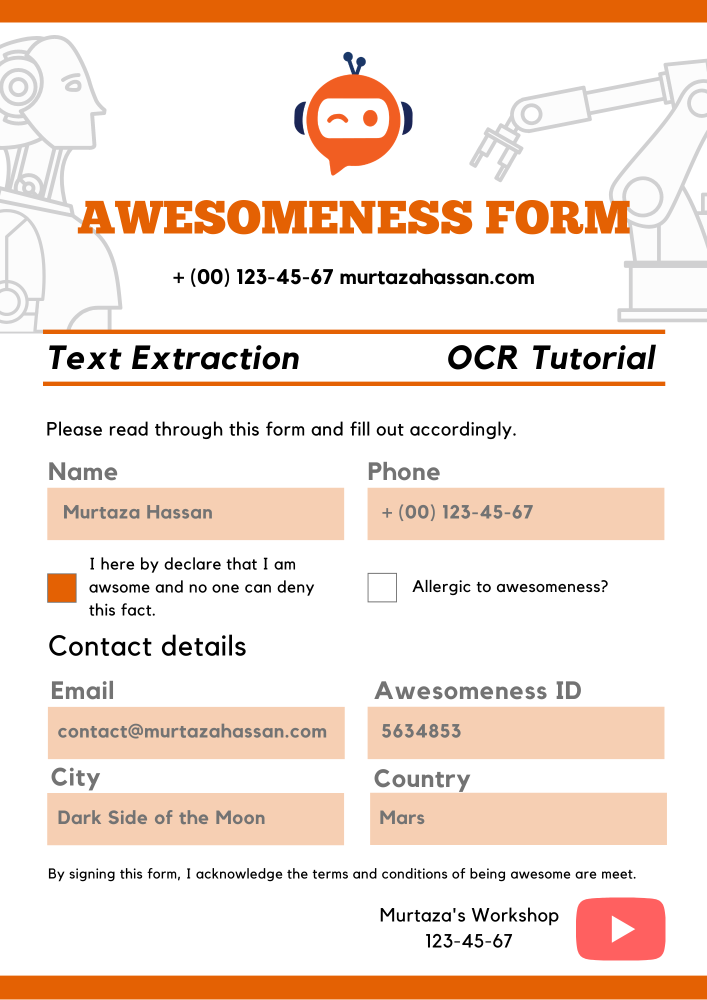
#> input picture OCR_final/images/form (10th copy).png, 1414 x 2000 px (shown at 1/2 size); its folder holds only this picture in this run; the run also reads 1 picture not shown here
$ python folder_looper.py
#> lines starting #> are read from the running program, lines starting #| are printed output that depends on the picture
### OCR_final/OCR_MAIN.py
from urllib.robotparser import RobotFileParser
import cv2
import pytesseract
from form_classifier import  mse
import numpy as np
from resizer import resizer
import pandas as pd
class ocr:

    def __init__(self,img_path):
        self.img_path = img_path


    #reading the image and resizeing it
    def img(self):
        global img_raw
        global img_raw2
        img_raw = cv2.imread(self.img_path, cv2.IMREAD_UNCHANGED)
#> img_raw is the input picture: shape (2000, 1414, 3); mean B, G, R 216.5, 227.2, 243.6
        img_raw2 = cv2.imread(self.img_path)

        width = 1414
        height = 2000
        dim = (width, height)
        img_raw = cv2.resize(img_raw, dim, interpolation = cv2.INTER_AREA)
        img_raw2 = cv2.resize(img_raw2, (0,0), None,0.5,0.5)
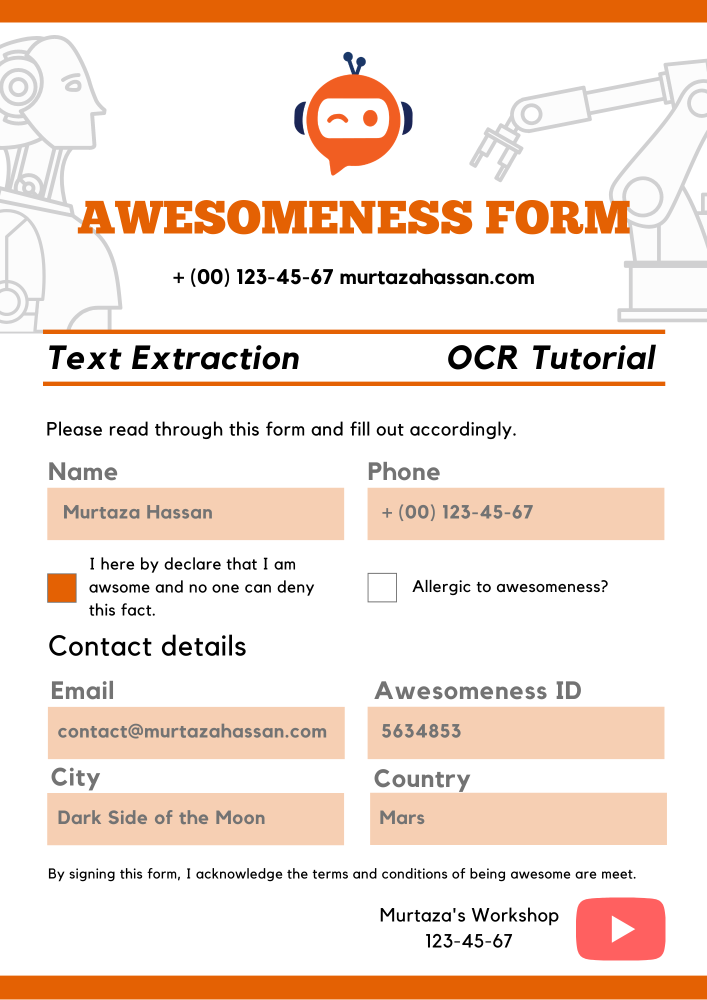
#> img_raw2: shape (1000, 707, 3); mean B, G, R 216.6, 227.2, 243.6
        return img_raw, img_raw2


    def FormClassifire(self):
        original = cv2.imread("comppppp.png") # the indicator don't change it!!!
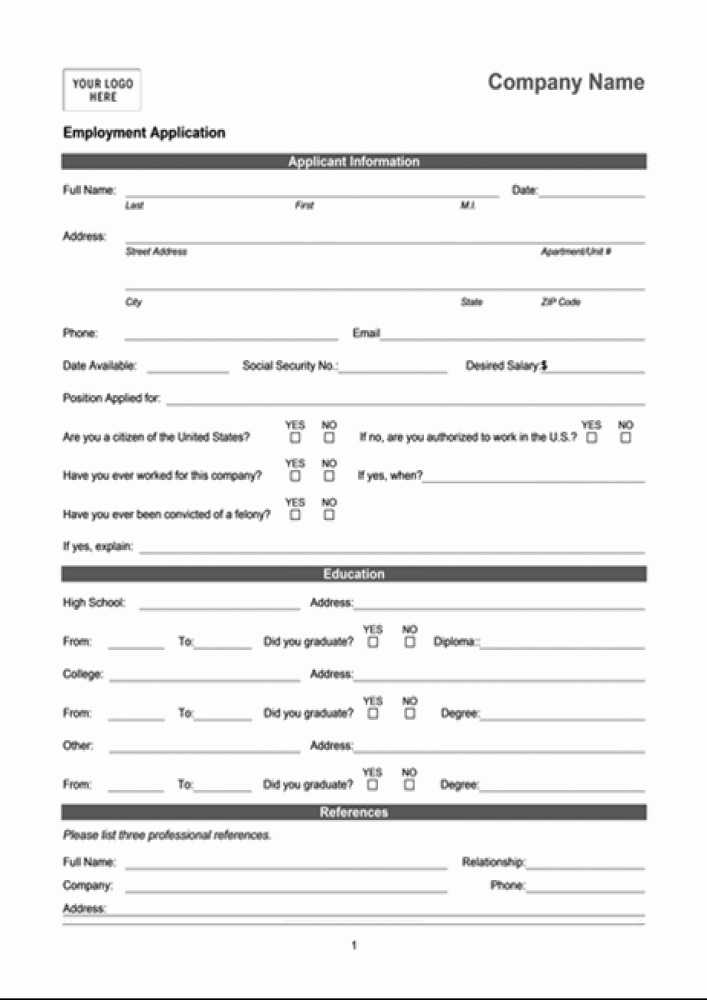
#> input picture OCR_final/comppppp.png, 1414 x 2000 px (shown at 1/2 size)
#> original is the input picture: shape (2000, 1414, 3); mean B, G, R 239.6, 239.6, 239.6
        global diff
        global form_res
        diff = round(mse(original,img_raw))
#> in mse, `err = np.sum((imageA.astype("float") - imageB.astype("float")) ** 2)`: err = 4.48e+10
#> in mse, `err /= float(imageA.shape[0] * imageA.shape[1])`: err = 15852.1
#> diff = 15852
        # global img_form
        if diff in np.arange(15850,15900):
            print('form 1 is detected')
            # img_form = resizer('form.png')
        elif diff in np.arange(14900,14950):
            print('form 2 is detected')
            # img_form = resizer('form2.png')
        print(f'MSE: {diff}')
#| MSE: 15852
        form_res =  resizer('form.png') if diff in np.arange(15850,15900) else resizer('form2.png')
        return  diff ,form_res


    def roi_bbox(self):
        global name1
        global name2
        global phone1
        global phone2
        if diff in np.arange(15850,15900):
            x_name1,y_name1,w_name1,h_name1 = [47, 487, 297, 52]
            x_phone1,y_phone1,w_phone1,h_phone1 = [369, 486 ,297, 55]
            name1 = form_res[y_name1:y_name1+h_name1, x_name1:x_name1+w_name1]
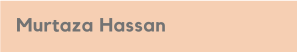
#> name1: shape (52, 297, 3); mean B, G, R 176.8, 203, 239.3
            phone1 = form_res[y_phone1:y_phone1+h_phone1, x_phone1:x_phone1+w_phone1]
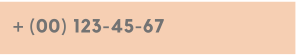
#> phone1: shape (55, 297, 3); mean B, G, R 180.1, 205.4, 240.6
        elif diff in np.arange(14900,14950):
            x_name2,y_name2,w_name2,h_name2 = [47, 487, 297, 52]
            x_phone2,y_phone2,w_phone2,h_phone2 = [369, 486 ,297, 55]
            name2 = form_res[y_name2:y_name2+h_name2, x_name2:x_name2+w_name2]
            phone2 = form_res[y_phone2:y_phone2+h_phone2, x_phone2:x_phone2+w_phone2]
            return name2,phone2
        return phone1,name1


    def itt(self):
        global O_name1
        global O_phone1
        global O_name2
        global O_phone2

        if diff in np.arange(15850,15900):
            O_name1 = pytesseract.image_to_string(name1)
            #remove the last char from the string

            O_phone1 = pytesseract.image_to_string(phone1)
            print(O_name1)
            print(O_phone1)
        elif diff in np.arange(14900,14950):
            O_name2 = pytesseract.image_to_string(name2)
            O_phone2 = pytesseract.image_to_string(phone2)
            print(O_name2)
            print(O_phone2)
            return O_name2,O_phone2
        return O_name1,O_phone1

    def df(self):
        df = pd.DataFrame(columns=['Name','Phone'])
        if diff in np.arange(15850,15900):
            df.loc[0] = [O_name1[:-2],O_phone1[:-2]]
        elif diff in np.arange(14900,14950):
            df.loc[1] = [O_name2[:-2],O_phone2[:-2]]
        with open('output.csv', 'a') as f:
            df.to_csv(f, index=False)
        return df

# [8 lines that do not run on import are left out]

### OCR_final/form_classifier.py
# import the necessary packages
from re import M
from skimage.metrics import structural_similarity as ssim
import matplotlib.pyplot as plt
import numpy as np
import cv2

def mse(imageA, imageB):
	# the 'Mean Squared Error' between the two images is the
	# sum of the squared difference between the two images;
	# NOTE: the two images must have the same dimension
	err = np.sum((imageA.astype("float") - imageB.astype("float")) ** 2)
	err /= float(imageA.shape[0] * imageA.shape[1])

	# return the MSE, the lower the error, the more "similar"
	# the two images are
	return err

# [10 lines left out: function compare_images, not called in this run]
    # [52 lines of commented-out code are left out]

### OCR_final/resizer.py
import cv2

def resizer(img):
    img_raw = cv2.imread(img)
    img_raw2 =  cv2.resize(img_raw, (0,0), None,0.5,0.5)
    return  img_raw2

### OCR_final/folder_looper.py
#loop over the images folder and print the files names
import os
from OCR_MAIN import ocr
import pandas as pd
Directory = 'images'

for files in os.listdir(Directory):
    # print(files)
    f = os.path.join(Directory, files)
    ocr1 = ocr(f)
    ocr1.img()
    ocr1.FormClassifire()
    ocr1.roi_bbox()
    ocr1.itt()
#> (the call stopped at in itt, `O_name1 = pytesseract.image_to_string(name1)`: pytesseract is not available in this run)
#> (the run stopped early here; a loop or call above may not have finished)
